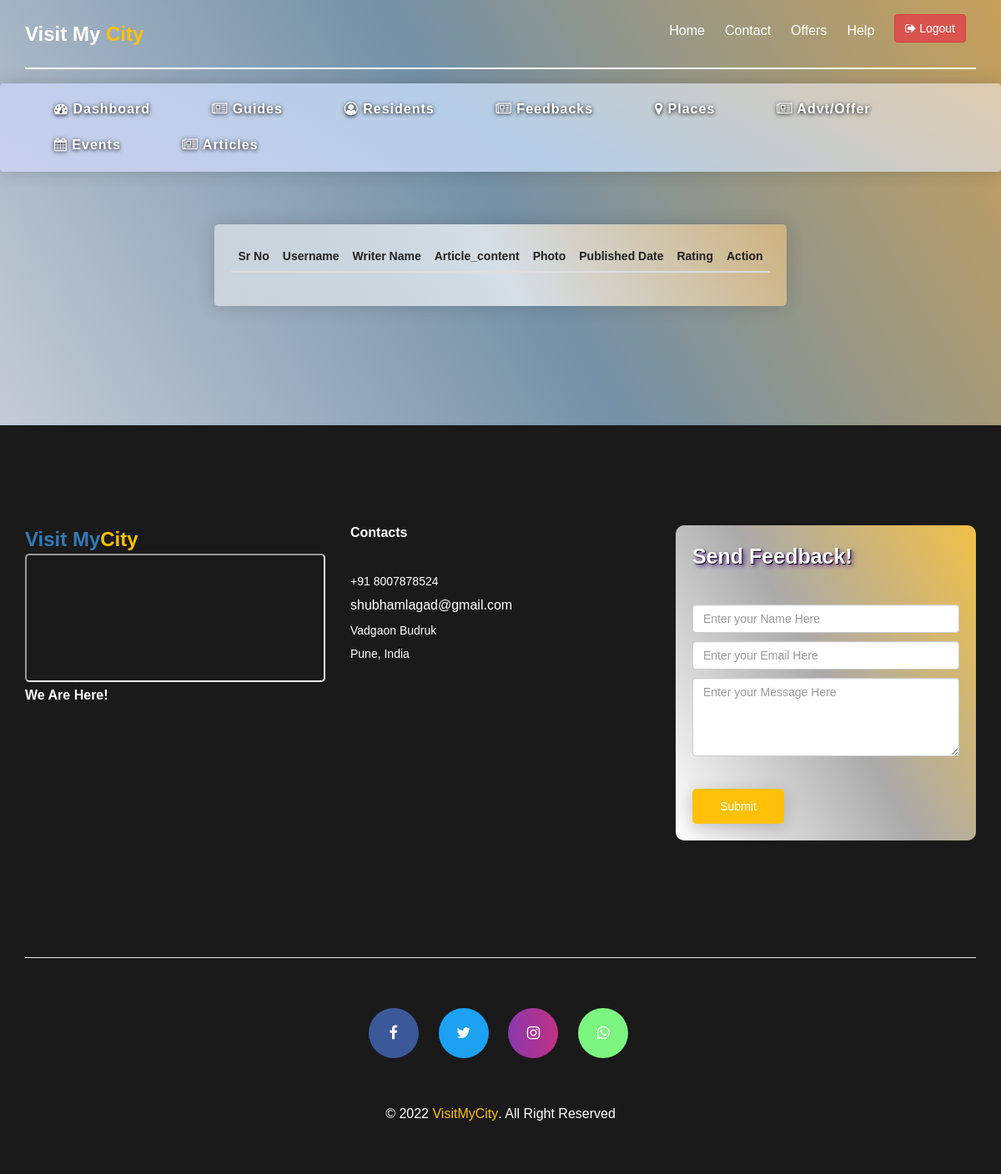
Page /admin/articles (signed in) on the earlier database version.
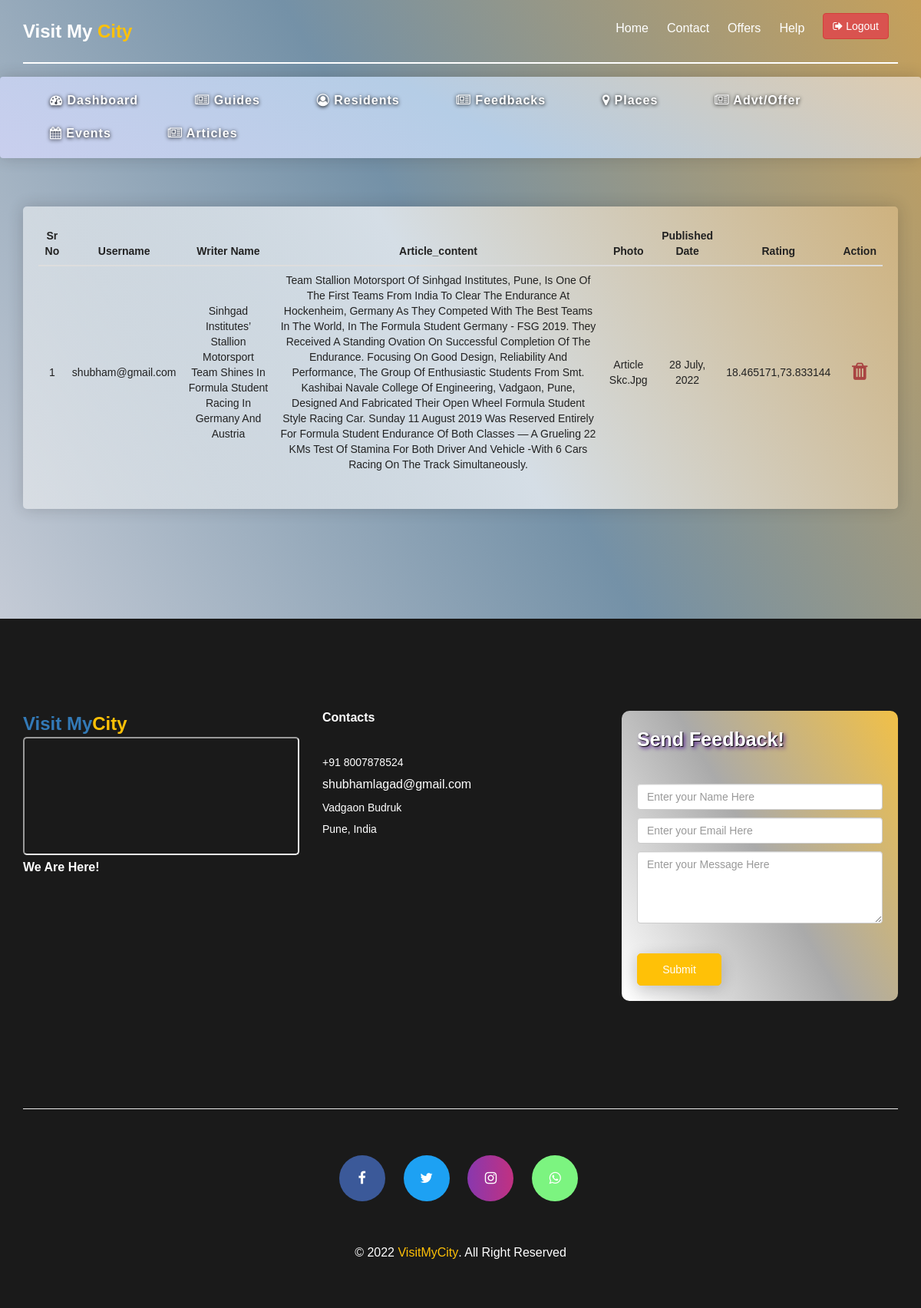
Same page on the later database version.
### tables this page shows
CREATE TABLE "article" (
	"ano"	INTEGER NOT NULL,
	"username"	TEXT NOT NULL,
	"title"	TEXT NOT NULL,
	"article_content"	TEXT NOT NULL,
	"photo"	TEXT,
	"pdate"	TEXT NOT NULL,
	"alocation"	TEXT NOT NULL,
	PRIMARY KEY("ano" AUTOINCREMENT)
);

### app.py (the view)
@app.route('/admin/articles')
def allArticles():
    if 'adminusername' in session:
        allArticles = admin.Admin.getAllArticles()
        return render_template('admin/articles.html', allArticles=allArticles)
    else:
        return redirect('/')

### modulesPackage/admin.py (called while the page is built)
    def getAllArticles():
        query = "select * from article"
        myCursor.execute(query)
        result = myCursor.fetchall()
        return result

### templates/admin/articles.html
{% extends "admin/template.html" %}
{% block navButton %}
<li class="smooth-menu">
    <a href="/logout">
        <button class="btn btn-danger"> <i class="fa fa-sign-out"> </i> Logout</button>
    </a>
</li>
{% endblock %}
{% block admin %}
<table class="table text-capitalize">
    <thead>
        <tr>
            <th>sr no</th>
            <th>username</th>
            <th>writer name</th>
            <th>article_content</th>
            <th>photo</th>
            <th>published date</th>
            <th>rating</th>
            <th>action</th>
        </tr>
    </thead>
    <tbody>
        {% for res in allArticles %}
        <tr>
            <td>{{loop.index}}</td>
            <td class="text-lowercase">{{res[1]}}</td>
            <td>{{res[2]}}</td>
            <td>{{res[3]}}</td>
            <td>{{res[4]}}</td>
            <td>{{res[5]}}</td>
            <td>{{res[6]}}</td>
            <td><a href="/delete/article/{{res[0]}}"><i class="fa fa-trash fa-2x text-danger"></i></a></td>
        </tr>
        {% endfor %}
    </tbody>
</table>
{% endblock %}

Differences in the rows shown:
added article: username "shubham@gmail.com", title "Sinhgad Institutes’ Stallion Motorsport Team Shines In Formula Student Racing In Germany And Austria", article_content "Team Stallion Motorsport Of Sinhgad Institutes, Pune, Is One Of The First Teams From India To Clear The Endurance At Hockenheim, Germany As They Competed With The Best Teams In The World, In The Formula Student Germany - FSG 2019. They Received A Standing Ovation On Successful Completion Of The Endurance. Focusing On Good Design, Reliability And Performance, The Group Of Enthusiastic Students From Smt. Kashibai Navale College Of Engineering, Vadgaon, Pune, Designed And Fabricated Their Open Wheel Formula Student Style Racing Car. Sunday 11 August 2019 Was Reserved Entirely For Formula Student Endurance Of Both Classes — A Grueling 22 KMs Test Of Stamina For Both Driver And Vehicle -With 6…", photo "Article Skc.jpg", pdate "28 July, 2022", alocation "18.465171,73.833144"
